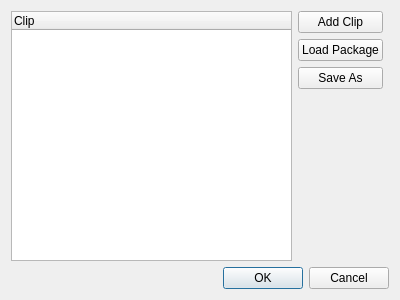
<?xml version="1.0" encoding="UTF-8"?>
<ui version="4.0">
 <class>ClipPackageEditor</class>
 <widget class="QWidget" name="ClipPackageEditor">
  <property name="geometry">
   <rect>
    <x>0</x>
    <y>0</y>
    <width>400</width>
    <height>300</height>
   </rect>
  </property>
  <property name="windowTitle">
   <string>Clip Package</string>
  </property>
  <layout class="QGridLayout" name="gridLayout">
   <item row="4" column="0" colspan="2">
    <widget class="QDialogButtonBox" name="buttonBox">
     <property name="standardButtons">
      <set>QDialogButtonBox::Cancel|QDialogButtonBox::Ok</set>
     </property>
    </widget>
   </item>
   <item row="0" column="0">
    <layout class="QHBoxLayout" name="horizontalLayout">
     <item>
      <widget class="QTreeWidget" name="treeWidget">
       <column>
        <property name="text">
         <string notr="true">Clip</string>
        </property>
       </column>
      </widget>
     </item>
     <item>
      <layout class="QVBoxLayout" name="verticalLayout">
       <item>
        <widget class="QPushButton" name="addClipPushButton">
         <property name="text">
          <string>Add Clip</string>
         </property>
        </widget>
       </item>
       <item>
        <widget class="QPushButton" name="loadPackagePushButton">
         <property name="text">
          <string>Load Package</string>
         </property>
        </widget>
       </item>
       <item>
        <widget class="QPushButton" name="saveAsPushButton">
         <property name="text">
          <string>Save As</string>
         </property>
        </widget>
       </item>
       <item>
        <spacer name="verticalSpacer">
         <property name="orientation">
          <enum>Qt::Vertical</enum>
         </property>
         <property name="sizeHint" stdset="0">
          <size>
           <width>20</width>
           <height>40</height>
          </size>
         </property>
        </spacer>
       </item>
      </layout>
     </item>
    </layout>
   </item>
  </layout>
 </widget>
 <resources/>
 <connections/>
</ui>
